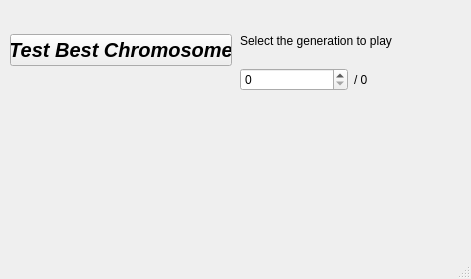
<?xml version="1.0" encoding="UTF-8"?>
<ui version="4.0">
 <class>MainWindow</class>
 <widget class="QMainWindow" name="MainWindow">
  <property name="geometry">
   <rect>
    <x>0</x>
    <y>0</y>
    <width>471</width>
    <height>279</height>
   </rect>
  </property>
  <property name="windowTitle">
   <string>MainWindow</string>
  </property>
  <widget class="QWidget" name="centralwidget">
   <widget class="QWidget" name="verticalLayoutWidget">
    <property name="geometry">
     <rect>
      <x>310</x>
      <y>110</y>
      <width>151</width>
      <height>141</height>
     </rect>
    </property>
    <layout class="QVBoxLayout" name="logoLayout"/>
   </widget>
   <widget class="QWidget" name="layoutWidget_2">
    <property name="geometry">
     <rect>
      <x>10</x>
      <y>20</y>
      <width>222</width>
      <height>61</height>
     </rect>
    </property>
    <layout class="QVBoxLayout" name="buttonLayout">
     <item>
      <widget class="QPushButton" name="bestButton">
       <property name="font">
        <font>
         <pointsize>15</pointsize>
         <weight>75</weight>
         <italic>true</italic>
         <bold>true</bold>
        </font>
       </property>
       <property name="text">
        <string>Test Best Chromosome</string>
       </property>
      </widget>
     </item>
    </layout>
   </widget>
   <widget class="QWidget" name="gridLayoutWidget_2">
    <property name="geometry">
     <rect>
      <x>240</x>
      <y>20</y>
      <width>221</width>
      <height>71</height>
     </rect>
    </property>
    <layout class="QGridLayout" name="bestLayout">
     <item row="2" column="0">
      <widget class="QSpinBox" name="input_generation_2"/>
     </item>
     <item row="2" column="1">
      <widget class="QLabel" name="out_of_generation_2">
       <property name="text">
        <string>/ 0</string>
       </property>
      </widget>
     </item>
     <item row="1" column="0" colspan="2">
      <widget class="QLabel" name="label_2">
       <property name="text">
        <string>Select the generation to play </string>
       </property>
      </widget>
     </item>
    </layout>
   </widget>
  </widget>
  <widget class="QStatusBar" name="statusbar"/>
 </widget>
 <resources>
  <include location="../resources/resources.qrc"/>
 </resources>
 <connections/>
</ui>
